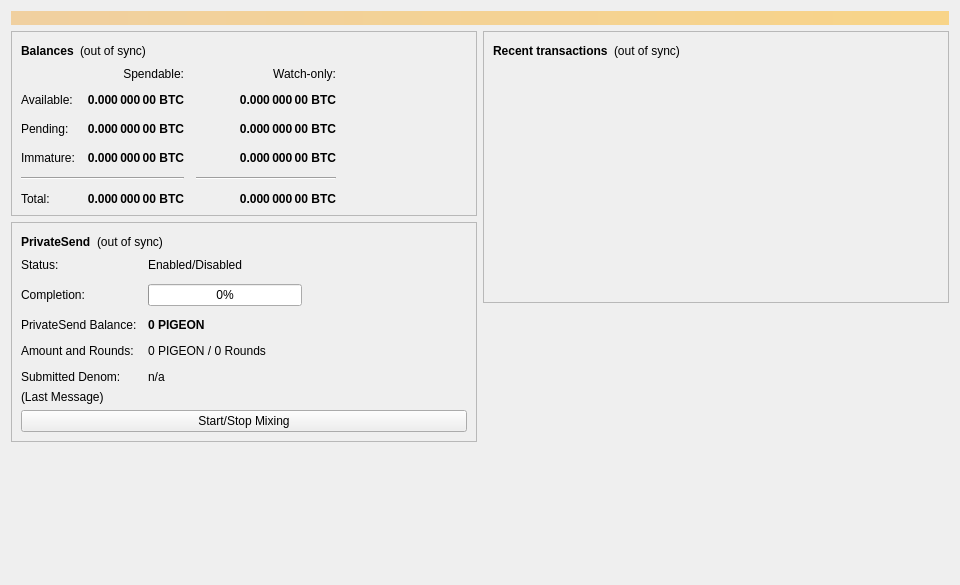
<?xml version="1.0" encoding="UTF-8"?>
<ui version="4.0">
 <class>OverviewPage</class>
 <widget class="QWidget" name="OverviewPage">
  <property name="geometry">
   <rect>
    <x>0</x>
    <y>0</y>
    <width>960</width>
    <height>585</height>
   </rect>
  </property>
  <property name="minimumSize">
   <size>
    <width>960</width>
    <height>0</height>
   </size>
  </property>
  <property name="windowTitle">
   <string>Form</string>
  </property>
  <layout class="QVBoxLayout" name="topLayout">
   <item>
    <widget class="QLabel" name="labelAlerts">
     <property name="visible">
      <bool>false</bool>
     </property>
     <property name="styleSheet">
      <string notr="true">QLabel { background-color: qlineargradient(x1: 0, y1: 0, x2: 1, y2: 0, stop:0 #F0D0A0, stop:1 #F8D488); color:#000000; }</string>
     </property>
     <property name="wordWrap">
      <bool>true</bool>
     </property>
     <property name="margin">
      <number>3</number>
     </property>
     <property name="textInteractionFlags">
      <set>Qt::TextSelectableByMouse</set>
     </property>
    </widget>
   </item>
   <item>
    <layout class="QHBoxLayout" name="horizontalLayout" stretch="1,1">
     <item>
      <layout class="QVBoxLayout" name="verticalLayout_2">
       <item>
        <widget class="QFrame" name="frame">
         <property name="frameShape">
          <enum>QFrame::StyledPanel</enum>
         </property>
         <property name="frameShadow">
          <enum>QFrame::Raised</enum>
         </property>
         <layout class="QVBoxLayout" name="verticalLayout_4">
          <item>
           <layout class="QHBoxLayout" name="horizontalLayout_4">
            <item>
             <widget class="QLabel" name="label_5">
              <property name="font">
               <font>
                <weight>75</weight>
                <bold>true</bold>
               </font>
              </property>
              <property name="text">
               <string>Balances</string>
              </property>
             </widget>
            </item>
            <item>
             <widget class="QLabel" name="labelWalletStatus">
              <property name="toolTip">
               <string>The displayed information may be out of date. Your wallet automatically synchronizes with the Pigeon network after a connection is established, but this process has not completed yet.</string>
              </property>
              <property name="text">
               <string notr="true">(out of sync)</string>
              </property>
              <property name="alignment">
               <set>Qt::AlignLeading|Qt::AlignLeft|Qt::AlignVCenter</set>
              </property>
             </widget>
            </item>
            <item>
             <spacer name="horizontalSpacer_3">
              <property name="orientation">
               <enum>Qt::Horizontal</enum>
              </property>
              <property name="sizeHint" stdset="0">
               <size>
                <width>40</width>
                <height>20</height>
               </size>
              </property>
             </spacer>
            </item>
           </layout>
          </item>
          <item>
           <layout class="QGridLayout" name="gridLayout">
            <property name="spacing">
             <number>12</number>
            </property>
            <item row="2" column="2">
             <widget class="QLabel" name="labelWatchPending">
              <property name="font">
               <font>
                <weight>75</weight>
                <bold>true</bold>
               </font>
              </property>
              <property name="cursor">
               <cursorShape>IBeamCursor</cursorShape>
              </property>
              <property name="toolTip">
               <string>Unconfirmed transactions to watch-only addresses</string>
              </property>
              <property name="text">
               <string notr="true">0.000 000 00 BTC</string>
              </property>
              <property name="alignment">
               <set>Qt::AlignRight|Qt::AlignTrailing|Qt::AlignVCenter</set>
              </property>
              <property name="textInteractionFlags">
               <set>Qt::LinksAccessibleByMouse|Qt::TextSelectableByKeyboard|Qt::TextSelectableByMouse</set>
              </property>
             </widget>
            </item>
            <item row="2" column="1">
             <widget class="QLabel" name="labelUnconfirmed">
              <property name="font">
               <font>
                <weight>75</weight>
                <bold>true</bold>
               </font>
              </property>
              <property name="cursor">
               <cursorShape>IBeamCursor</cursorShape>
              </property>
              <property name="toolTip">
               <string>Total of transactions that have yet to be confirmed, and do not yet count toward the spendable balance</string>
              </property>
              <property name="text">
               <string notr="true">0.000 000 00 BTC</string>
              </property>
              <property name="alignment">
               <set>Qt::AlignRight|Qt::AlignTrailing|Qt::AlignVCenter</set>
              </property>
              <property name="textInteractionFlags">
               <set>Qt::LinksAccessibleByMouse|Qt::TextSelectableByKeyboard|Qt::TextSelectableByMouse</set>
              </property>
             </widget>
            </item>
            <item row="3" column="2">
             <widget class="QLabel" name="labelWatchImmature">
              <property name="font">
               <font>
                <weight>75</weight>
                <bold>true</bold>
               </font>
              </property>
              <property name="cursor">
               <cursorShape>IBeamCursor</cursorShape>
              </property>
              <property name="toolTip">
               <string>Mined balance in watch-only addresses that has not yet matured</string>
              </property>
              <property name="text">
               <string notr="true">0.000 000 00 BTC</string>
              </property>
              <property name="alignment">
               <set>Qt::AlignRight|Qt::AlignTrailing|Qt::AlignVCenter</set>
              </property>
              <property name="textInteractionFlags">
               <set>Qt::LinksAccessibleByMouse|Qt::TextSelectableByKeyboard|Qt::TextSelectableByMouse</set>
              </property>
             </widget>
            </item>
            <item row="4" column="0" colspan="2">
             <widget class="Line" name="lineSpendableBalance">
              <property name="orientation">
               <enum>Qt::Horizontal</enum>
              </property>
             </widget>
            </item>
            <item row="4" column="2">
             <widget class="Line" name="lineWatchBalance">
              <property name="sizePolicy">
               <sizepolicy hsizetype="Preferred" vsizetype="Fixed">
                <horstretch>0</horstretch>
                <verstretch>0</verstretch>
               </sizepolicy>
              </property>
              <property name="minimumSize">
               <size>
                <width>140</width>
                <height>0</height>
               </size>
              </property>
              <property name="orientation">
               <enum>Qt::Horizontal</enum>
              </property>
             </widget>
            </item>
            <item row="5" column="0">
             <widget class="QLabel" name="labelTotalText">
              <property name="text">
               <string>Total:</string>
              </property>
             </widget>
            </item>
            <item row="3" column="1">
             <widget class="QLabel" name="labelImmature">
              <property name="font">
               <font>
                <weight>75</weight>
                <bold>true</bold>
               </font>
              </property>
              <property name="cursor">
               <cursorShape>IBeamCursor</cursorShape>
              </property>
              <property name="toolTip">
               <string>Mined balance that has not yet matured</string>
              </property>
              <property name="text">
               <string notr="true">0.000 000 00 BTC</string>
              </property>
              <property name="alignment">
               <set>Qt::AlignRight|Qt::AlignTrailing|Qt::AlignVCenter</set>
              </property>
              <property name="textInteractionFlags">
               <set>Qt::LinksAccessibleByMouse|Qt::TextSelectableByKeyboard|Qt::TextSelectableByMouse</set>
              </property>
             </widget>
            </item>
            <item row="2" column="3">
             <spacer name="horizontalSpacer_2">
              <property name="orientation">
               <enum>Qt::Horizontal</enum>
              </property>
              <property name="sizeHint" stdset="0">
               <size>
                <width>40</width>
                <height>20</height>
               </size>
              </property>
             </spacer>
            </item>
            <item row="3" column="0">
             <widget class="QLabel" name="labelImmatureText">
              <property name="text">
               <string>Immature:</string>
              </property>
             </widget>
            </item>
            <item row="5" column="1">
             <widget class="QLabel" name="labelTotal">
              <property name="font">
               <font>
                <weight>75</weight>
                <bold>true</bold>
               </font>
              </property>
              <property name="cursor">
               <cursorShape>IBeamCursor</cursorShape>
              </property>
              <property name="toolTip">
               <string>Your current total balance</string>
              </property>
              <property name="text">
               <string notr="true">0.000 000 00 BTC</string>
              </property>
              <property name="alignment">
               <set>Qt::AlignRight|Qt::AlignTrailing|Qt::AlignVCenter</set>
              </property>
              <property name="textInteractionFlags">
               <set>Qt::LinksAccessibleByMouse|Qt::TextSelectableByKeyboard|Qt::TextSelectableByMouse</set>
              </property>
             </widget>
            </item>
            <item row="5" column="2">
             <widget class="QLabel" name="labelWatchTotal">
              <property name="font">
               <font>
                <weight>75</weight>
                <bold>true</bold>
               </font>
              </property>
              <property name="cursor">
               <cursorShape>IBeamCursor</cursorShape>
              </property>
              <property name="toolTip">
               <string>Current total balance in watch-only addresses</string>
              </property>
              <property name="text">
               <string notr="true">0.000 000 00 BTC</string>
              </property>
              <property name="alignment">
               <set>Qt::AlignRight|Qt::AlignTrailing|Qt::AlignVCenter</set>
              </property>
              <property name="textInteractionFlags">
               <set>Qt::LinksAccessibleByMouse|Qt::TextSelectableByKeyboard|Qt::TextSelectableByMouse</set>
              </property>
             </widget>
            </item>
            <item row="0" column="2">
             <widget class="QLabel" name="labelWatchonly">
              <property name="text">
               <string>Watch-only:</string>
              </property>
              <property name="alignment">
               <set>Qt::AlignRight|Qt::AlignTrailing|Qt::AlignVCenter</set>
              </property>
             </widget>
            </item>
            <item row="1" column="0">
             <widget class="QLabel" name="labelBalanceText">
              <property name="text">
               <string>Available:</string>
              </property>
             </widget>
            </item>
            <item row="1" column="1">
             <widget class="QLabel" name="labelBalance">
              <property name="font">
               <font>
                <weight>75</weight>
                <bold>true</bold>
               </font>
              </property>
              <property name="cursor">
               <cursorShape>IBeamCursor</cursorShape>
              </property>
              <property name="toolTip">
               <string>Your current spendable balance</string>
              </property>
              <property name="text">
               <string notr="true">0.000 000 00 BTC</string>
              </property>
              <property name="alignment">
               <set>Qt::AlignRight|Qt::AlignTrailing|Qt::AlignVCenter</set>
              </property>
              <property name="textInteractionFlags">
               <set>Qt::LinksAccessibleByMouse|Qt::TextSelectableByKeyboard|Qt::TextSelectableByMouse</set>
              </property>
             </widget>
            </item>
            <item row="1" column="2">
             <widget class="QLabel" name="labelWatchAvailable">
              <property name="font">
               <font>
                <weight>75</weight>
                <bold>true</bold>
               </font>
              </property>
              <property name="cursor">
               <cursorShape>IBeamCursor</cursorShape>
              </property>
              <property name="toolTip">
               <string>Your current balance in watch-only addresses</string>
              </property>
              <property name="text">
               <string notr="true">0.000 000 00 BTC</string>
              </property>
              <property name="alignment">
               <set>Qt::AlignRight|Qt::AlignTrailing|Qt::AlignVCenter</set>
              </property>
              <property name="textInteractionFlags">
               <set>Qt::LinksAccessibleByMouse|Qt::TextSelectableByKeyboard|Qt::TextSelectableByMouse</set>
              </property>
             </widget>
            </item>
            <item row="2" column="0">
             <widget class="QLabel" name="labelPendingText">
              <property name="text">
               <string>Pending:</string>
              </property>
             </widget>
            </item>
            <item row="0" column="1">
             <widget class="QLabel" name="labelSpendable">
              <property name="text">
               <string>Spendable:</string>
              </property>
              <property name="alignment">
               <set>Qt::AlignRight|Qt::AlignTrailing|Qt::AlignVCenter</set>
              </property>
             </widget>
            </item>
           </layout>
          </item>
         </layout>
        </widget>
       </item>
       <item>
        <widget class="QFrame" name="framePrivateSend">
         <property name="layoutDirection">
          <enum>Qt::LeftToRight</enum>
         </property>
         <property name="frameShape">
          <enum>QFrame::StyledPanel</enum>
         </property>
         <property name="frameShadow">
          <enum>QFrame::Raised</enum>
         </property>
         <layout class="QVBoxLayout" name="VerticalLayout_PS1">
          <item>
           <layout class="QHBoxLayout" name="horizontalLayout_5">
            <item>
             <widget class="QLabel" name="labelPrivateSendHeader">
              <property name="font">
               <font>
                <weight>75</weight>
                <bold>true</bold>
               </font>
              </property>
              <property name="text">
               <string>PrivateSend</string>
              </property>
             </widget>
            </item>
            <item>
             <widget class="QLabel" name="labelPrivateSendSyncStatus">
              <property name="toolTip">
               <string>The displayed information may be out of date. Your wallet automatically synchronizes with the Pigeon network after a connection is established, but this process has not completed yet.</string>
              </property>
              <property name="text">
               <string notr="true">(out of sync)</string>
              </property>
              <property name="alignment">
               <set>Qt::AlignLeading|Qt::AlignLeft|Qt::AlignVCenter</set>
              </property>
             </widget>
            </item>
            <item>
             <spacer name="horizontalSpacer_4">
              <property name="orientation">
               <enum>Qt::Horizontal</enum>
              </property>
              <property name="sizeHint" stdset="0">
               <size>
                <width>40</width>
                <height>20</height>
               </size>
              </property>
             </spacer>
            </item>
           </layout>
          </item>
          <item>
           <layout class="QFormLayout" name="privateSendFormLayout">
            <property name="fieldGrowthPolicy">
             <enum>QFormLayout::AllNonFixedFieldsGrow</enum>
            </property>
            <property name="horizontalSpacing">
             <number>11</number>
            </property>
            <property name="verticalSpacing">
             <number>12</number>
            </property>
            <item row="0" column="0">
             <widget class="QLabel" name="labelPrivateSendEnabledText">
              <property name="text">
               <string>Status:</string>
              </property>
             </widget>
            </item>
            <item row="0" column="1">
             <widget class="QLabel" name="labelPrivateSendEnabled">
              <property name="text">
               <string>Enabled/Disabled</string>
              </property>
             </widget>
            </item>
            <item row="1" column="0">
             <widget class="QLabel" name="labelCompletitionText">
              <property name="text">
               <string>Completion:</string>
              </property>
             </widget>
            </item>
            <item row="1" column="1">
             <widget class="QProgressBar" name="privateSendProgress">
              <property name="maximumSize">
               <size>
                <width>154</width>
                <height>16777215</height>
               </size>
              </property>
              <property name="value">
               <number>0</number>
              </property>
             </widget>
            </item>
            <item row="2" column="0">
             <widget class="QLabel" name="labelAnonymizedText">
              <property name="text">
               <string>PrivateSend Balance:</string>
              </property>
             </widget>
            </item>
            <item row="2" column="1">
             <widget class="QLabel" name="labelAnonymized">
              <property name="font">
               <font>
                <weight>75</weight>
                <bold>true</bold>
               </font>
              </property>
              <property name="text">
               <string notr="true">0 PIGEON</string>
              </property>
             </widget>
            </item>
            <item row="3" column="0">
             <widget class="QLabel" name="labelAmountAndRoundsText">
              <property name="text">
               <string>Amount and Rounds:</string>
              </property>
             </widget>
            </item>
            <item row="3" column="1">
             <widget class="QLabel" name="labelAmountRounds">
              <property name="text">
               <string>0 PIGEON / 0 Rounds</string>
              </property>
             </widget>
            </item>
            <item row="4" column="0">
             <widget class="QLabel" name="labelSubmittedDenomText">
              <property name="text">
               <string>Submitted Denom:</string>
              </property>
             </widget>
            </item>
            <item row="4" column="1">
             <widget class="QLabel" name="labelSubmittedDenom">
              <property name="toolTip">
               <string>The denominations you submitted to the Masternode.&lt;br&gt;To mix, other users must submit the exact same denominations.</string>
              </property>
              <property name="text">
               <string>n/a</string>
              </property>
             </widget>
            </item>
           </layout>
          </item>
          <item>
           <layout class="QVBoxLayout" name="VerticalLayout_PS">
            <item>
             <widget class="QLabel" name="labelPrivateSendLastMessage">
              <property name="text">
               <string>(Last Message)</string>
              </property>
              <property name="alignment">
               <set>Qt::AlignLeading|Qt::AlignLeft|Qt::AlignTop</set>
              </property>
              <property name="wordWrap">
               <bool>true</bool>
              </property>
             </widget>
            </item>
            <item>
             <widget class="QPushButton" name="togglePrivateSend">
              <property name="sizePolicy">
               <sizepolicy hsizetype="MinimumExpanding" vsizetype="Fixed">
                <horstretch>0</horstretch>
                <verstretch>0</verstretch>
               </sizepolicy>
              </property>
              <property name="text">
               <string>Start/Stop Mixing</string>
              </property>
             </widget>
            </item>
           </layout>
          </item>
         </layout>
        </widget>
       </item>
       <item>
        <spacer name="verticalSpacer">
         <property name="orientation">
          <enum>Qt::Vertical</enum>
         </property>
         <property name="sizeHint" stdset="0">
          <size>
           <width>20</width>
           <height>40</height>
          </size>
         </property>
        </spacer>
       </item>
      </layout>
     </item>
     <item>
      <layout class="QVBoxLayout" name="verticalLayout_3">
       <item>
        <widget class="QFrame" name="frame_2">
         <property name="frameShape">
          <enum>QFrame::StyledPanel</enum>
         </property>
         <property name="frameShadow">
          <enum>QFrame::Raised</enum>
         </property>
         <layout class="QVBoxLayout" name="verticalLayout">
          <item>
           <layout class="QHBoxLayout" name="horizontalLayout_2">
            <item>
             <widget class="QLabel" name="label_4">
              <property name="font">
               <font>
                <weight>75</weight>
                <bold>true</bold>
               </font>
              </property>
              <property name="text">
               <string>Recent transactions</string>
              </property>
             </widget>
            </item>
            <item>
             <widget class="QLabel" name="labelTransactionsStatus">
              <property name="toolTip">
               <string>The displayed information may be out of date. Your wallet automatically synchronizes with the Pigeon network after a connection is established, but this process has not completed yet.</string>
              </property>
              <property name="text">
               <string notr="true">(out of sync)</string>
              </property>
              <property name="alignment">
               <set>Qt::AlignLeading|Qt::AlignLeft|Qt::AlignVCenter</set>
              </property>
             </widget>
            </item>
            <item>
             <spacer name="horizontalSpacer">
              <property name="orientation">
               <enum>Qt::Horizontal</enum>
              </property>
              <property name="sizeHint" stdset="0">
               <size>
                <width>40</width>
                <height>20</height>
               </size>
              </property>
             </spacer>
            </item>
           </layout>
          </item>
          <item>
           <widget class="QListView" name="listTransactions">
            <property name="styleSheet">
             <string notr="true">QListView { background: transparent; }</string>
            </property>
            <property name="frameShape">
             <enum>QFrame::NoFrame</enum>
            </property>
            <property name="verticalScrollBarPolicy">
             <enum>Qt::ScrollBarAlwaysOff</enum>
            </property>
            <property name="horizontalScrollBarPolicy">
             <enum>Qt::ScrollBarAlwaysOff</enum>
            </property>
            <property name="selectionMode">
             <enum>QAbstractItemView::NoSelection</enum>
            </property>
           </widget>
          </item>
         </layout>
        </widget>
       </item>
       <item>
        <spacer name="verticalSpacer_2">
         <property name="orientation">
          <enum>Qt::Vertical</enum>
         </property>
         <property name="sizeHint" stdset="0">
          <size>
           <width>20</width>
           <height>40</height>
          </size>
         </property>
        </spacer>
       </item>
      </layout>
     </item>
    </layout>
   </item>
  </layout>
 </widget>
 <resources/>
 <connections/>
</ui>
